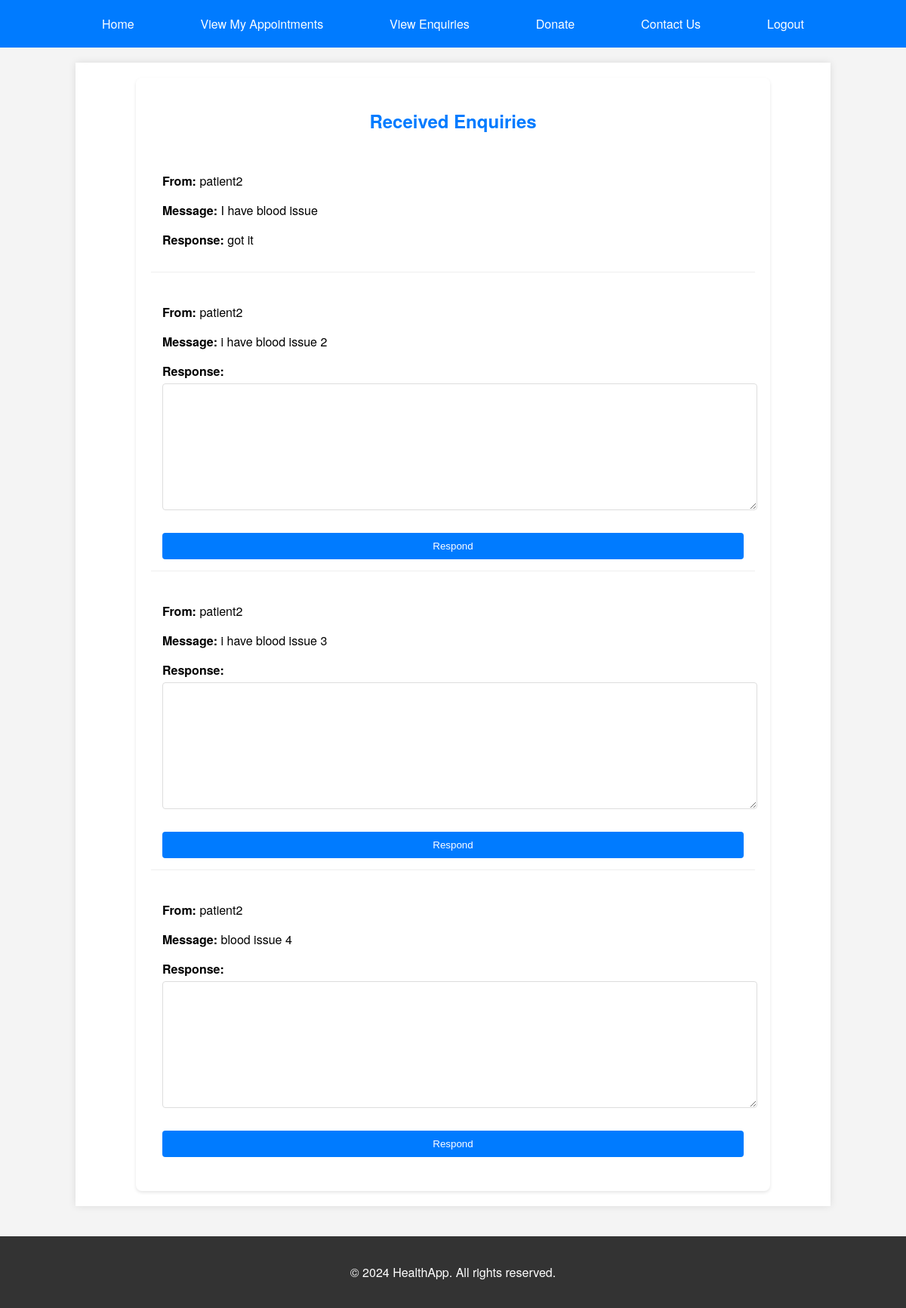
/view-enquiries/ (signed in), run on the app's committed database.
### main/models.py (models this page shows, shortened)
class Enquiry(models.Model):
    patient = models.ForeignKey(User, on_delete=models.CASCADE, related_name='patient_enquiries')
    doctor = models.ForeignKey(User, on_delete=models.CASCADE, related_name='doctor_enquiries')
    message = models.TextField()
    response = models.TextField(blank=True, null=True)
    created_at = models.DateTimeField(auto_now_add=True)
    responded_at = models.DateTimeField(null=True, blank=True)

### main/views.py (the view)
# urls.py: path('view-enquiries/', view_enquiries, name='view_enquiries'),
@login_required
def view_enquiries(request):
    if not request.user.userprofile.is_doctor:
        return redirect('home')  # Redirect to home
    enquiries = Enquiry.objects.filter(doctor=request.user)
    if request.method == 'POST':
        enquiry_id = request.POST.get('enquiry_id')
        enquiry = get_object_or_404(Enquiry, id=enquiry_id)
        form = EnquiryResponseForm(request.POST, instance=enquiry)
        if form.is_valid():
            form.save()
            return redirect('view_enquiries')
    else:
        for enquiry in enquiries:
            enquiry.form = EnquiryResponseForm(instance=enquiry)  # Attach the form to each enquiry
    return render(request, 'main/view_enquiries.html', {'enquiries': enquiries})

### main/templates/main/view_enquiries.html (shortened to what this page needs)
{% extends 'main/base.html' %}
{% block content %}
    <div class="enquiries-container">
        <h2 class="enquiries-title">Received Enquiries</h2>
        <div class="enquiries-list">
            {% for enquiry in enquiries %}
                <div class="enquiry-item">
                    <p><strong>From:</strong> {{ enquiry.patient.username }}</p>
                    <p><strong>Message:</strong> {{ enquiry.message }}</p>
                    {% if enquiry.response %}
                        <p><strong>Response:</strong> {{ enquiry.response }}</p>
                    {% else %}
                        <form method="post" class="response-form">
                            <div class="form-fields">
                                {{ enquiry.form.as_p }}
                            </div>
                            <button type="submit" class="submit-btn">Respond</button>
                        </form>
                    {% endif %}
                </div>
            {% endfor %}
        </div>
    </div>
{% endblock %}

### main/static/main/styles.css (style rules this page uses)
body { margin: 0; padding: 0; font-family: 'Helvetica Neue', Helvetica, Arial, sans-serif; background-color: #f4f4f4; }
.submit-btn { width: 100%; background-color: #007bff; color: white; border: none; padding: 10px; border-radius: 4px; cursor: pointer; transition: background-color 0.3s ease; }
.enquiries-container { max-width: 800px; margin: 0 auto; padding: 20px; background-color: #fff; box-shadow: 0 2px 4px rgba(0, 0, 0, 0.1); border-radius: 8px; }
.enquiries-title { color: #007bff; text-align: center; margin-bottom: 20px; }
.enquiries-list .enquiry-item { padding: 15px; border-bottom: 1px solid #eee; margin-bottom: 10px; }
.enquiry-item:last-child { border-bottom: none; }
.response-form .form-fields { margin-bottom: 15px; }
.response-form p { margin-bottom: 10px; }
.response-form label { display: block; margin-bottom: 5px; font-weight: bold; }
.response-form textarea { width: 100%; padding: 8px; margin-bottom: 10px; border: 1px solid #ddd; border-radius: 4px; }

### data on the page
Enquiry: patient.username "patient2", message "I have blood issue", response "got it"
Enquiry: patient.username "patient2", message "i have blood issue 2"
Enquiry: patient.username "patient2", message "i have blood issue 3"
Enquiry: patient.username "patient2", message "blood issue 4"
